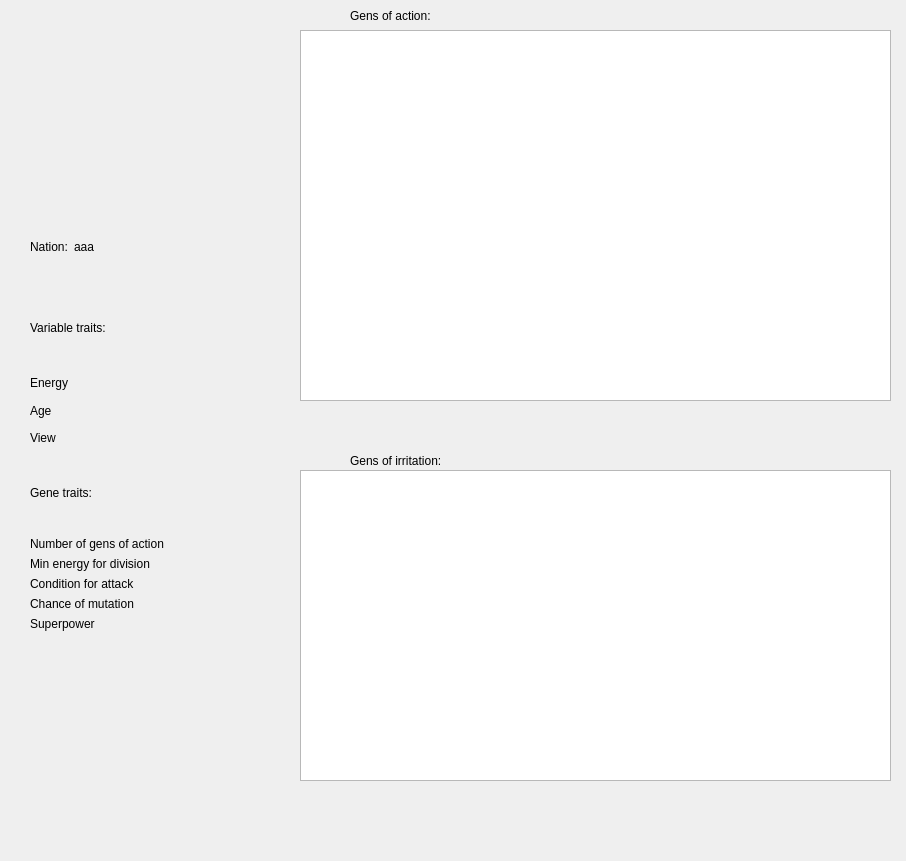
<?xml version="1.0" encoding="UTF-8"?>
<ui version="4.0">
 <class>botInfo</class>
 <widget class="QDialog" name="botInfo">
  <property name="geometry">
   <rect>
    <x>0</x>
    <y>0</y>
    <width>906</width>
    <height>861</height>
   </rect>
  </property>
  <property name="windowTitle">
   <string>Dialog</string>
  </property>
  <widget class="QSplitter" name="Bot_show">
   <property name="geometry">
    <rect>
     <x>30</x>
     <y>290</y>
     <width>258</width>
     <height>341</height>
    </rect>
   </property>
   <property name="orientation">
    <enum>Qt::Vertical</enum>
   </property>
   <widget class="QWidget" name="layoutWidget">
    <layout class="QVBoxLayout" name="verticalLayout_5">
     <item>
      <widget class="QLabel" name="label_6">
       <property name="text">
        <string>Variable traits:</string>
       </property>
      </widget>
     </item>
     <item>
      <layout class="QHBoxLayout" name="horizontalLayout_2">
       <item>
        <layout class="QVBoxLayout" name="verticalLayout_2">
         <item>
          <widget class="QLabel" name="label_4">
           <property name="text">
            <string>Energy</string>
           </property>
          </widget>
         </item>
         <item>
          <widget class="QLabel" name="label_18">
           <property name="text">
            <string>Age</string>
           </property>
          </widget>
         </item>
         <item>
          <widget class="QLabel" name="label_21">
           <property name="text">
            <string>View</string>
           </property>
          </widget>
         </item>
        </layout>
       </item>
       <item>
        <layout class="QVBoxLayout" name="verticalLayout">
         <item>
          <widget class="QLabel" name="energy_value">
           <property name="text">
            <string/>
           </property>
          </widget>
         </item>
         <item>
          <widget class="QLabel" name="age_value">
           <property name="text">
            <string/>
           </property>
          </widget>
         </item>
         <item>
          <widget class="QLabel" name="view_value">
           <property name="text">
            <string/>
           </property>
          </widget>
         </item>
        </layout>
       </item>
      </layout>
     </item>
     <item>
      <widget class="QLabel" name="label_13">
       <property name="text">
        <string>Gene traits:</string>
       </property>
      </widget>
     </item>
     <item>
      <layout class="QHBoxLayout" name="horizontalLayout_3">
       <item>
        <layout class="QVBoxLayout" name="verticalLayout_4">
         <item>
          <widget class="QLabel" name="label_19">
           <property name="text">
            <string>Number of gens of action</string>
           </property>
          </widget>
         </item>
         <item>
          <widget class="QLabel" name="label_17">
           <property name="text">
            <string>Min energy for division</string>
           </property>
          </widget>
         </item>
         <item>
          <widget class="QLabel" name="label_20">
           <property name="text">
            <string>Condition for attack</string>
           </property>
          </widget>
         </item>
         <item>
          <widget class="QLabel" name="label_23">
           <property name="text">
            <string>Chance of mutation</string>
           </property>
          </widget>
         </item>
         <item>
          <widget class="QLabel" name="label_24">
           <property name="text">
            <string>Superpower</string>
           </property>
          </widget>
         </item>
        </layout>
       </item>
       <item>
        <layout class="QVBoxLayout" name="verticalLayout_3">
         <item>
          <widget class="QLabel" name="number_of_gens_of_action_value">
           <property name="text">
            <string/>
           </property>
          </widget>
         </item>
         <item>
          <widget class="QLabel" name="min_energy_for_division_value">
           <property name="text">
            <string/>
           </property>
          </widget>
         </item>
         <item>
          <widget class="QLabel" name="condition_for_attack_value">
           <property name="text">
            <string/>
           </property>
          </widget>
         </item>
         <item>
          <widget class="QLabel" name="chance_of_mutation_value">
           <property name="text">
            <string/>
           </property>
          </widget>
         </item>
         <item>
          <widget class="QLabel" name="superpower_value">
           <property name="text">
            <string/>
           </property>
          </widget>
         </item>
        </layout>
       </item>
      </layout>
     </item>
    </layout>
   </widget>
  </widget>
  <widget class="QTableWidget" name="Gens_irritation_table">
   <property name="geometry">
    <rect>
     <x>300</x>
     <y>470</y>
     <width>591</width>
     <height>311</height>
    </rect>
   </property>
  </widget>
  <widget class="QLabel" name="label_25">
   <property name="geometry">
    <rect>
     <x>350</x>
     <y>450</y>
     <width>256</width>
     <height>21</height>
    </rect>
   </property>
   <property name="text">
    <string>Gens of irritation:</string>
   </property>
  </widget>
  <widget class="QLabel" name="label_26">
   <property name="geometry">
    <rect>
     <x>350</x>
     <y>0</y>
     <width>256</width>
     <height>31</height>
    </rect>
   </property>
   <property name="text">
    <string>Gens of action:</string>
   </property>
  </widget>
  <widget class="QTableWidget" name="Gens_action_table">
   <property name="geometry">
    <rect>
     <x>300</x>
     <y>30</y>
     <width>591</width>
     <height>371</height>
    </rect>
   </property>
   <property name="autoScrollMargin">
    <number>16</number>
   </property>
  </widget>
  <widget class="QWidget" name="layoutWidget">
   <property name="geometry">
    <rect>
     <x>30</x>
     <y>240</y>
     <width>258</width>
     <height>26</height>
    </rect>
   </property>
   <layout class="QFormLayout" name="formLayout">
    <item row="0" column="0">
     <widget class="QLabel" name="label_2">
      <property name="text">
       <string>Nation:</string>
      </property>
     </widget>
    </item>
    <item row="0" column="1">
     <widget class="QLabel" name="color_value">
      <property name="text">
       <string>aaa</string>
      </property>
     </widget>
    </item>
   </layout>
  </widget>
  <widget class="QLabel" name="image">
   <property name="geometry">
    <rect>
     <x>64</x>
     <y>30</y>
     <width>191</width>
     <height>181</height>
    </rect>
   </property>
   <property name="text">
    <string/>
   </property>
  </widget>
 </widget>
 <resources/>
 <connections/>
</ui>
